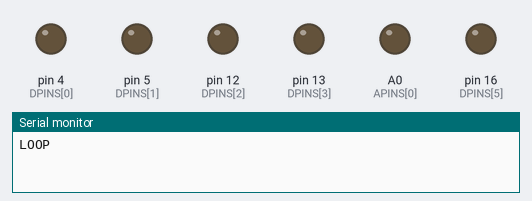
This sketch was run on a simulated Arduino Uno, built with avr-gcc and run on an emulated ATmega328P. Shown: output pins drawn as LEDs (lit = HIGH), the last lines printed to the serial monitor.

Above: at 2.05 s.
At 4.1 s:
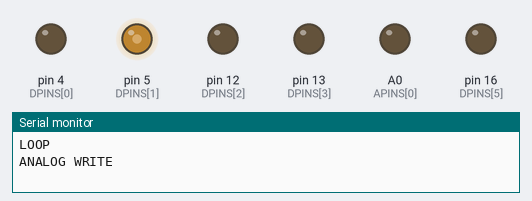
At 4.35 s:
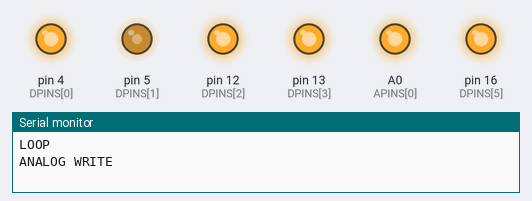
At 4.7 s:
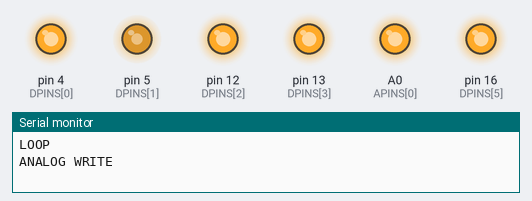
At 5.7 s:
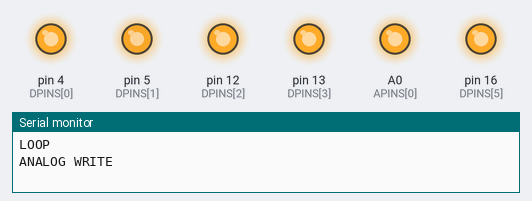
At 7.35 s:
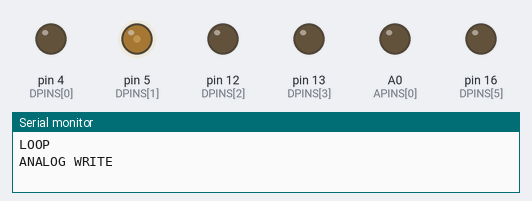
Timing chart, 0 to 9.5 s (numbered marks = the images above):
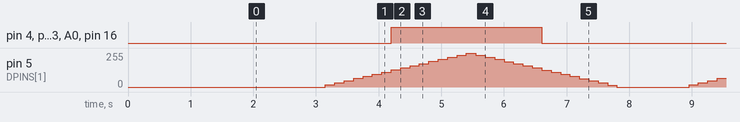

The sketch:

test.ino
```cpp
// (licence header left out)
const size_t  APINS_COUNT   = 1;
const uint8_t APINS[]       = {A0};
const size_t  DPINS_COUNT   = 6;
const uint8_t DPINS[]       = {4, 5, 12, 13, 14, 16};


void testAnalogRead() {
    Serial.println(F("ANALOG READ"));
    for (int pin = 0; pin < APINS_COUNT; pin++) {
        Serial.print(F("  "));
        Serial.print(analogRead(APINS[pin]), HEX);
    }
    Serial.println(F(""));
}


void testAnalogWrite() {
    Serial.println(F("ANALOG WRITE"));
    for (int x = 0; x < 256; x += 16) {
        for (int pin = 0; pin < DPINS_COUNT; pin++) {
            analogWrite(DPINS[pin], x);
        }
        delay(150);
    }
    for (int x = 255; x >= 0; x -= 16) {
        for (int pin = 0; pin < DPINS_COUNT; pin++) {
            analogWrite(DPINS[pin], x);
        }
        delay(150);
    }
    for (int pin = 0; pin < DPINS_COUNT; pin++) {
        analogWrite(DPINS[pin], 0);
    }
}


void testDigitalWrite() {
    Serial.println(F("DIGITAL WRITE"));
    for (int x = 0; x < 8; x++) {
        for (int pin = 0; pin < DPINS_COUNT; pin++) {
            digitalWrite(DPINS[pin], LOW);
        }
        delay(600);
        for (int pin = 0; pin < DPINS_COUNT; pin++) {
            digitalWrite(DPINS[pin], HIGH);
        }
        delay(600);
    }
}


void setup() {
    Serial.begin(115200);
    Serial.setDebugOutput(true);
    for (int pin = 0; pin < APINS_COUNT; pin++) {
        pinMode(APINS[pin], INPUT);
    }
    for (int pin = 0; pin < DPINS_COUNT; pin++) {
        pinMode(DPINS[pin], OUTPUT);
    }
    delay(2000);
}


void loop() {
    Serial.println(F("LOOP"));
    delay(1000);
//    testAnalogRead();
//    delay(1000);
    testAnalogWrite();
//    delay(1000);
//    testDigitalWrite();
}
```

Measured:
- by itself, pin 4 (DPINS[0]), pin 12 (DPINS[2]), pin 13 (DPINS[3]), A0 (APINS[0]), pin 16 (DPINS[5]): alternates HIGH for 2.4 s and LOW for 3.4 s
